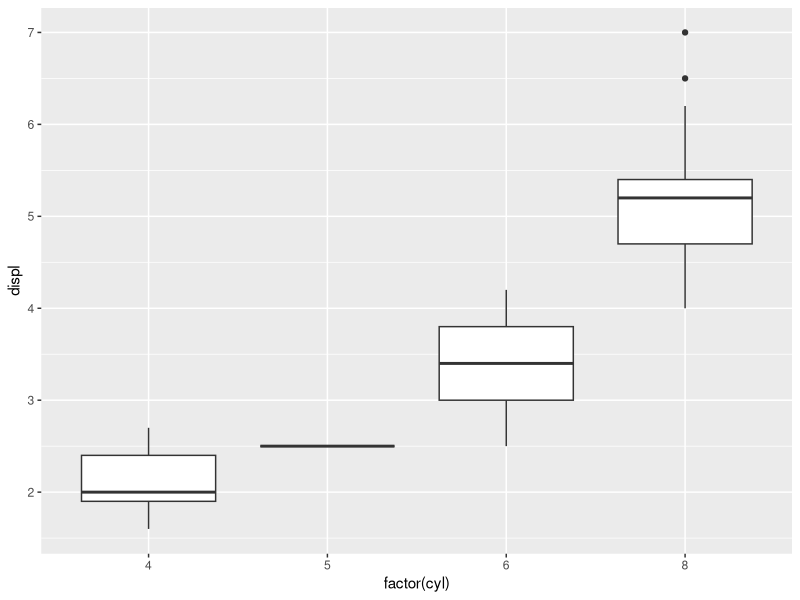
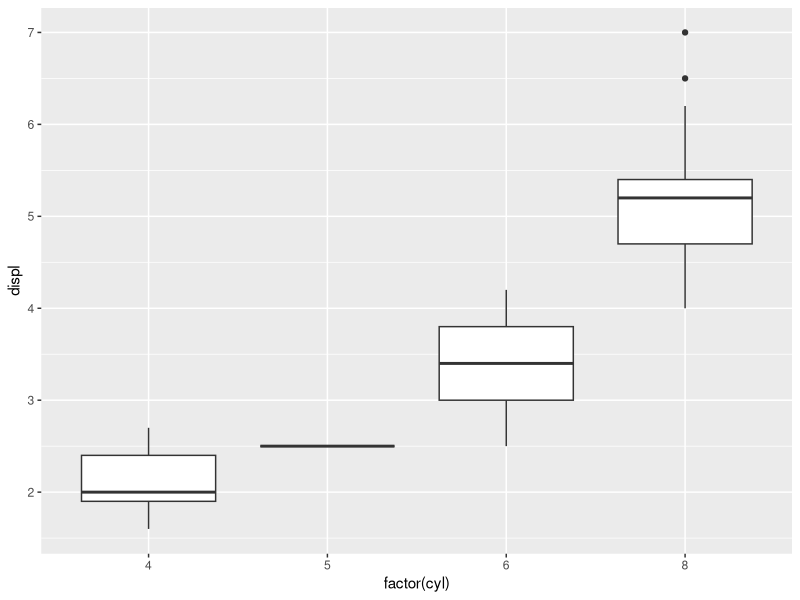
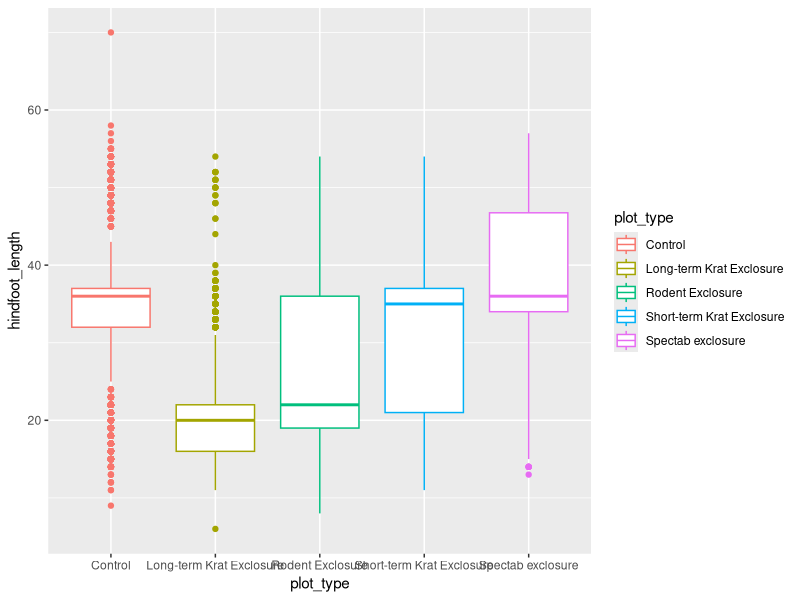
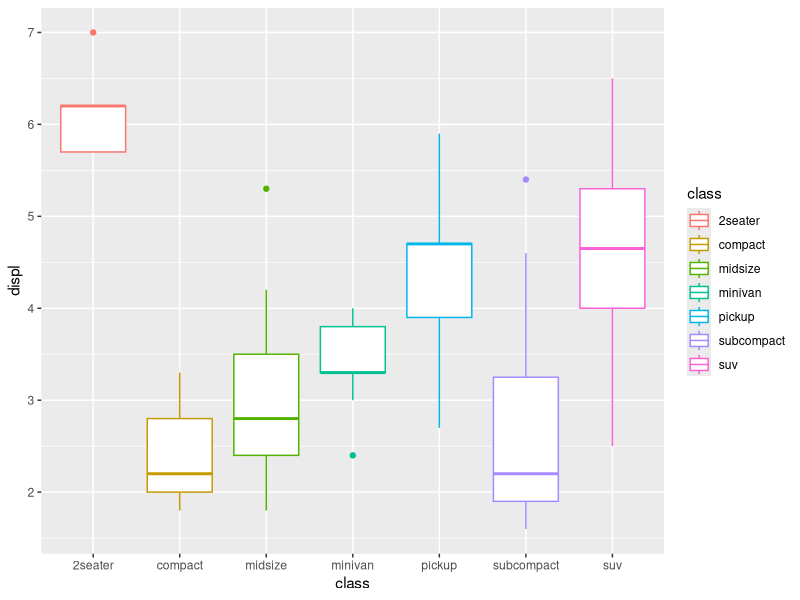
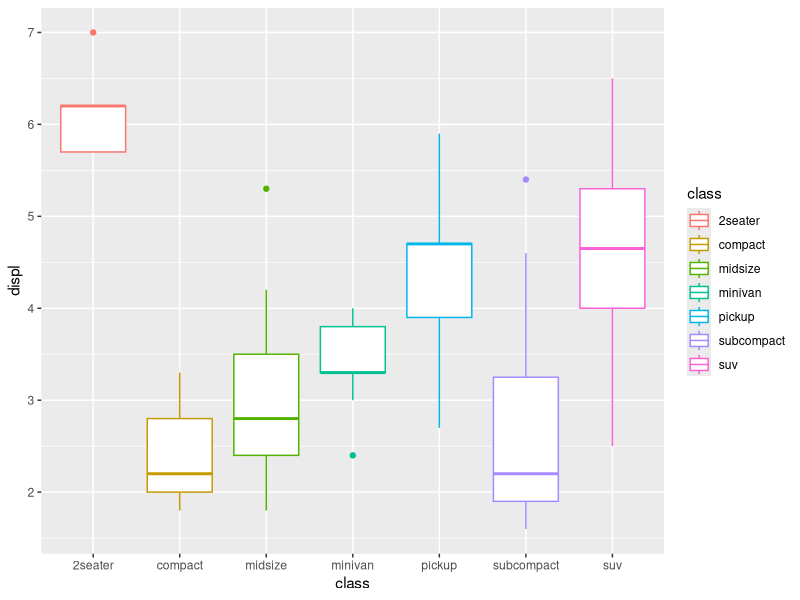
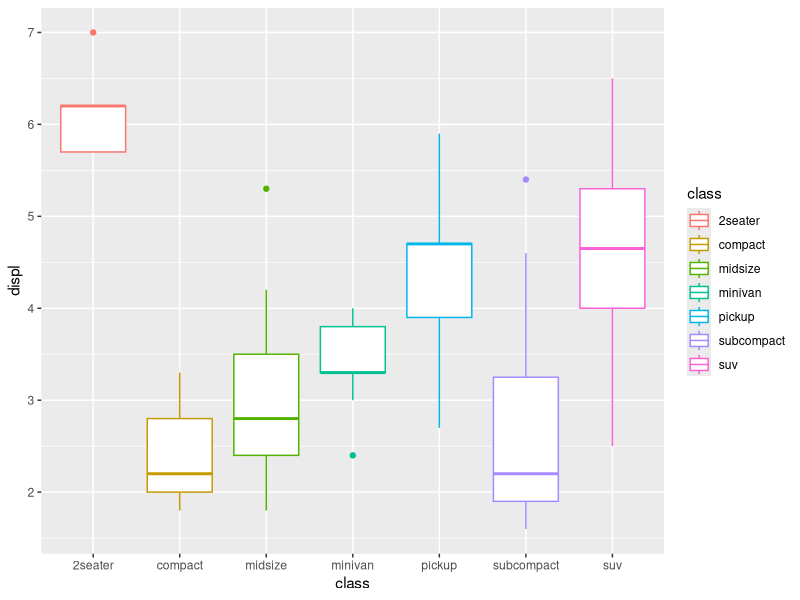
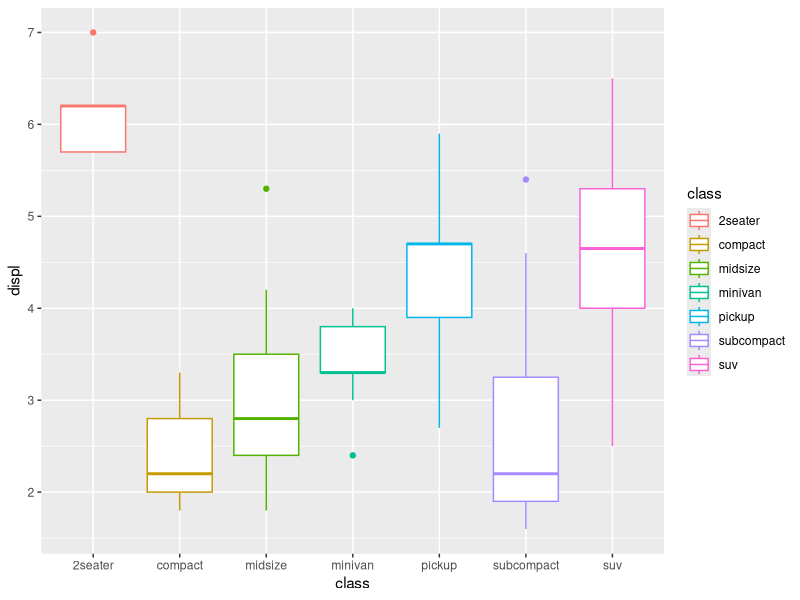

Write the R code that produced these figures, in order. (Note: this script raises an error after producing the figures.)
## ---- chunk 1
y <- 1:4
mean(y)
## ---- chunk 2
library(ggplot2)
library(dplyr)
mpg %>% 
  ggplot(aes(x = factor(cyl), y = displ))+
  geom_boxplot()
## ---- chunk 3
library(ggplot2)
library(dplyr)
mpg %>%
  ggplot(aes(x = factor(cyl), y = displ))+
  geom_boxplot()
## ---- chunk 4
# Chunk included here to load the `rodents` dataset for use
library(ggplot2)
library(dplyr)
rodents <- read.csv("data/surveys_complete_77_89.csv")
rodents <- rodents %>% filter(taxa == "Rodent")
## ---- chunk 5
rodents %>%
  ggplot(aes(x = plot_type, y = hindfoot_length, color = plot_type))+
  geom_boxplot()
## ---- chunk 6
library(ggplot2)
library(dplyr)
mpg %>%
  ggplot(aes(x = class, y = displ, color = class))+
  geom_boxplot()
## ---- chunk 7
library(ggplot2)
library(dplyr)
mpg %>%
  ggplot(aes(x = class, y = displ, color = class))+
  geom_boxplot()

# I want to make a boxplot where each of the categories has its own color. But even though I set color = class here, only the outlines of the boxplots got colored in, and the inside is still white. How do I change this so that the whole box is colored in?
## ---- chunk 8
library(ggplot2)
library(dplyr)
mpg %>%
  ggplot(aes(x = class, y = displ, color = class))+
  geom_boxplot()
## ---- chunk 9
library(ggplot2)
library(dplyr)
mpg %>%
  ggplot(aes(x = class, y = displ, color = class))+
  geom_boxplot()
## ---- chunk 10
library(ggplot2)
table(mpg)
